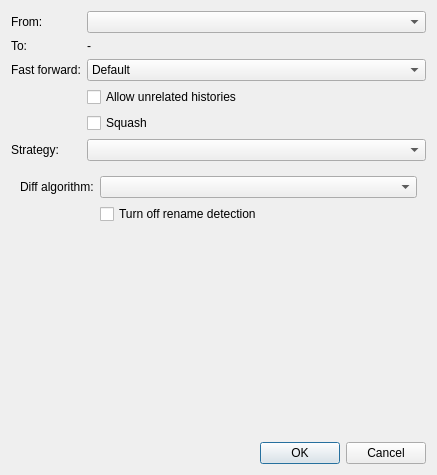
<?xml version="1.0" encoding="UTF-8"?>
<ui version="4.0">
 <class>MergeDialog</class>
 <widget class="QDialog" name="MergeDialog">
  <property name="geometry">
   <rect>
    <x>0</x>
    <y>0</y>
    <width>437</width>
    <height>475</height>
   </rect>
  </property>
  <property name="windowTitle">
   <string>Merge</string>
  </property>
  <layout class="QVBoxLayout" name="verticalLayout_2">
   <item>
    <layout class="QFormLayout" name="formLayout">
     <item row="0" column="0">
      <widget class="QLabel" name="label_2">
       <property name="text">
        <string>From:</string>
       </property>
      </widget>
     </item>
     <item row="0" column="1">
      <widget class="QComboBox" name="comboBoxBranchName"/>
     </item>
     <item row="5" column="0">
      <widget class="QLabel" name="label">
       <property name="text">
        <string>Strategy:</string>
       </property>
      </widget>
     </item>
     <item row="5" column="1">
      <widget class="QComboBox" name="comboBoxStrategy">
       <property name="whatsThis">
        <string>&lt;html&gt;&lt;head/&gt;&lt;body&gt;&lt;p&gt;The merge mechanism (git merge and git pull commands) allows the backend merge strategies to be chosen with -s option. Some strategies can also take their own options, which can be passed by giving -X&amp;lt;option&amp;gt; arguments to git merge and/or git pull.&lt;/p&gt;&lt;p&gt;&lt;a href=&quot;https://git-scm.com/docs/merge-strategies&quot;&gt;&lt;span style=&quot; text-decoration: underline; color:#2980b9;&quot;&gt;More information&lt;/span&gt;&lt;/a&gt;&lt;/p&gt;&lt;/body&gt;&lt;/html&gt;</string>
       </property>
      </widget>
     </item>
     <item row="1" column="0">
      <widget class="QLabel" name="label_3">
       <property name="text">
        <string>To:</string>
       </property>
      </widget>
     </item>
     <item row="1" column="1">
      <widget class="QLabel" name="labelToBranchName">
       <property name="text">
        <string>-</string>
       </property>
      </widget>
     </item>
     <item row="2" column="0">
      <widget class="QLabel" name="label_4">
       <property name="text">
        <string>Fast forward:</string>
       </property>
      </widget>
     </item>
     <item row="2" column="1">
      <widget class="QComboBox" name="comboBoxFastForward">
       <property name="whatsThis">
        <string>&lt;html&gt;&lt;head/&gt;&lt;body&gt;&lt;p&gt;Specifies how a merge is handled when the merged-in history is already a descendant of the current history.&lt;/p&gt;&lt;p&gt;&lt;br/&gt;&lt;/p&gt;&lt;p&gt;&lt;a href=&quot;https://git-scm.com/docs/git-merge#Documentation/git-merge.txt---ff&quot;&gt;&lt;span style=&quot; text-decoration: underline; color:#007af4;&quot;&gt;More information&lt;/span&gt;&lt;/a&gt;&lt;/p&gt;&lt;/body&gt;&lt;/html&gt;</string>
       </property>
       <item>
        <property name="text">
         <string>Default</string>
        </property>
       </item>
       <item>
        <property name="text">
         <string>Allow fast forward</string>
        </property>
       </item>
       <item>
        <property name="text">
         <string>Fast forward only</string>
        </property>
       </item>
       <item>
        <property name="text">
         <string>No fast forward</string>
        </property>
       </item>
      </widget>
     </item>
     <item row="3" column="1">
      <widget class="QCheckBox" name="checkBoxAllowUnrelatedHistories">
       <property name="whatsThis">
        <string>&lt;html&gt;&lt;head/&gt;&lt;body&gt;&lt;p&gt;By default, git merge command refuses to merge histories that do not share a common ancestor. This option can be used to override this safety when merging histories of two projects that started their lives independently. As that is a very rare occasion, no configuration variable to enable this by default exists and will not be added.&lt;/p&gt;&lt;p&gt;&lt;br/&gt;&lt;/p&gt;&lt;p&gt;&lt;a href=&quot;https://git-scm.com/docs/git-merge#Documentation/git-merge.txt---allow-unrelated-histories&quot;&gt;&lt;span style=&quot; text-decoration: underline; color:#007af4;&quot;&gt;More information&lt;/span&gt;&lt;/a&gt;&lt;/p&gt;&lt;/body&gt;&lt;/html&gt;</string>
       </property>
       <property name="text">
        <string>Allow unrelated histories</string>
       </property>
       <property name="tristate">
        <bool>true</bool>
       </property>
      </widget>
     </item>
     <item row="4" column="1">
      <widget class="QCheckBox" name="checkBoxSquash">
       <property name="whatsThis">
        <string>&lt;html&gt;&lt;head/&gt;&lt;body&gt;&lt;p&gt;Produce the working tree and index state as if a real merge happened (except for the merge information), but do not actually make a commit, move the HEAD, or record $GIT_DIR/MERGE_HEAD (to cause the next git commit command to create a merge commit). This allows you to create a single commit on top of the current branch whose effect is the same as merging another branch (or more in case of an octopus).&lt;/p&gt;&lt;p&gt;&lt;br/&gt;&lt;/p&gt;&lt;p&gt;&lt;a href=&quot;https://git-scm.com/docs/git-merge#Documentation/git-merge.txt---squash&quot;&gt;&lt;span style=&quot; text-decoration: underline; color:#007af4;&quot;&gt;More information&lt;/span&gt;&lt;/a&gt;&lt;/p&gt;&lt;/body&gt;&lt;/html&gt;</string>
       </property>
       <property name="text">
        <string>Squash</string>
       </property>
       <property name="tristate">
        <bool>true</bool>
       </property>
      </widget>
     </item>
    </layout>
   </item>
   <item>
    <widget class="QStackedWidget" name="stackedWidget">
     <property name="currentIndex">
      <number>2</number>
     </property>
     <widget class="QWidget" name="pageEmpty"/>
     <widget class="QWidget" name="pageStrategyOrt">
      <layout class="QVBoxLayout" name="verticalLayout_3">
       <item>
        <widget class="QRadioButton" name="radioButtonDefault">
         <property name="text">
          <string>Default</string>
         </property>
         <property name="checked">
          <bool>true</bool>
         </property>
        </widget>
       </item>
       <item>
        <widget class="QRadioButton" name="radioButtonOurs">
         <property name="text">
          <string>Ours</string>
         </property>
        </widget>
       </item>
       <item>
        <widget class="QRadioButton" name="radioButtonTheirs">
         <property name="text">
          <string>Theirs</string>
         </property>
        </widget>
       </item>
       <item>
        <widget class="QCheckBox" name="checkBoxIgnoreSpaceChanges">
         <property name="whatsThis">
          <string>&lt;html&gt;&lt;head/&gt;&lt;body&gt;&lt;p&gt;Treats lines with the indicated type of whitespace change as unchanged for the sake of a three-way merge. Whitespace changes mixed with other changes to a line are not ignored. &lt;/p&gt;&lt;p&gt;&lt;br/&gt;&lt;/p&gt;&lt;p&gt;&lt;a href=&quot;https://git-scm.com/docs/git-merge#Documentation/git-merge.txt-ignore-space-change&quot;&gt;&lt;span style=&quot; text-decoration: underline; color:#007af4;&quot;&gt;More information&lt;/span&gt;&lt;/a&gt;&lt;/p&gt;&lt;/body&gt;&lt;/html&gt;</string>
         </property>
         <property name="text">
          <string>Ignore space change</string>
         </property>
        </widget>
       </item>
       <item>
        <widget class="QCheckBox" name="checkBoxIgnoreAllSpace">
         <property name="whatsThis">
          <string>&lt;html&gt;&lt;head/&gt;&lt;body&gt;&lt;p&gt;Treats lines with the indicated type of whitespace change as unchanged for the sake of a three-way merge. Whitespace changes mixed with other changes to a line are not ignored. &lt;/p&gt;&lt;p&gt;&lt;br/&gt;&lt;/p&gt;&lt;p&gt;&lt;a href=&quot;https://git-scm.com/docs/git-merge#Documentation/git-merge.txt-ignore-space-change&quot;&gt;&lt;span style=&quot; text-decoration: underline; color:#007af4;&quot;&gt;More information&lt;/span&gt;&lt;/a&gt;&lt;/p&gt;&lt;/body&gt;&lt;/html&gt;</string>
         </property>
         <property name="text">
          <string>Ignore all space</string>
         </property>
        </widget>
       </item>
       <item>
        <widget class="QCheckBox" name="checkBoxIgnoreSpaceAtEol">
         <property name="whatsThis">
          <string>&lt;html&gt;&lt;head/&gt;&lt;body&gt;&lt;p&gt;Treats lines with the indicated type of whitespace change as unchanged for the sake of a three-way merge. Whitespace changes mixed with other changes to a line are not ignored. &lt;/p&gt;&lt;p&gt;&lt;br/&gt;&lt;/p&gt;&lt;p&gt;&lt;a href=&quot;https://git-scm.com/docs/git-merge#Documentation/git-merge.txt-ignore-space-change&quot;&gt;&lt;span style=&quot; text-decoration: underline; color:#007af4;&quot;&gt;More information&lt;/span&gt;&lt;/a&gt;&lt;/p&gt;&lt;/body&gt;&lt;/html&gt;</string>
         </property>
         <property name="text">
          <string>Ignore space at eol</string>
         </property>
        </widget>
       </item>
       <item>
        <widget class="QCheckBox" name="checkBoxIgnoreCrAtEol">
         <property name="whatsThis">
          <string>&lt;html&gt;&lt;head/&gt;&lt;body&gt;&lt;p&gt;Treats lines with the indicated type of whitespace change as unchanged for the sake of a three-way merge. Whitespace changes mixed with other changes to a line are not ignored. &lt;/p&gt;&lt;p&gt;&lt;br/&gt;&lt;/p&gt;&lt;p&gt;&lt;a href=&quot;https://git-scm.com/docs/git-merge#Documentation/git-merge.txt-ignore-space-change&quot;&gt;&lt;span style=&quot; text-decoration: underline; color:#007af4;&quot;&gt;More information&lt;/span&gt;&lt;/a&gt;&lt;/p&gt;&lt;/body&gt;&lt;/html&gt;</string>
         </property>
         <property name="text">
          <string>Ignore cr at eol</string>
         </property>
        </widget>
       </item>
       <item>
        <widget class="QCheckBox" name="checkBoxRenormalize">
         <property name="whatsThis">
          <string>&lt;html&gt;&lt;head/&gt;&lt;body&gt;&lt;p&gt;This runs a virtual check-out and check-in of all three stages of a file when resolving a three-way merge. This option is meant to be used when merging branches with different clean filters or end-of-line normalization rules.&lt;/p&gt;&lt;p&gt;&lt;br/&gt;&lt;/p&gt;&lt;p&gt;&lt;a href=&quot;https://git-scm.com/docs/git-merge#Documentation/git-merge.txt-renormalize&quot;&gt;&lt;span style=&quot; text-decoration: underline; color:#007af4;&quot;&gt;More information&lt;/span&gt;&lt;/a&gt;&lt;/p&gt;&lt;/body&gt;&lt;/html&gt;</string>
         </property>
         <property name="text">
          <string>Renormalize</string>
         </property>
         <property name="tristate">
          <bool>true</bool>
         </property>
        </widget>
       </item>
      </layout>
     </widget>
     <widget class="QWidget" name="pageStrategyRecursive">
      <layout class="QFormLayout" name="formLayout_2">
       <item row="0" column="0">
        <widget class="QLabel" name="label_5">
         <property name="text">
          <string>Diff algorithm:</string>
         </property>
        </widget>
       </item>
       <item row="0" column="1">
        <widget class="QComboBox" name="comboBoxDiffAlgoritm">
         <property name="whatsThis">
          <string>&lt;html&gt;&lt;head/&gt;&lt;body&gt;&lt;p&gt;Use a different diff algorithm while merging, which can help avoid mismerges that occur due to unimportant matching lines (such as braces from distinct functions).&lt;/p&gt;&lt;p&gt;&lt;br/&gt;&lt;/p&gt;&lt;p&gt;&lt;a href=&quot;https://git-scm.com/docs/git-merge#Documentation/git-merge.txt-diff-algorithmpatienceminimalhistogrammyers&quot;&gt;&lt;span style=&quot; text-decoration: underline; color:#007af4;&quot;&gt;More information&lt;/span&gt;&lt;/a&gt;&lt;/p&gt;&lt;/body&gt;&lt;/html&gt;</string>
         </property>
        </widget>
       </item>
       <item row="1" column="1">
        <widget class="QCheckBox" name="checkBoxNoRenames">
         <property name="text">
          <string>Turn off rename detection</string>
         </property>
         <property name="tristate">
          <bool>true</bool>
         </property>
        </widget>
       </item>
       <item row="2" column="1">
        <spacer name="verticalSpacer_2">
         <property name="orientation">
          <enum>Qt::Vertical</enum>
         </property>
         <property name="sizeHint" stdset="0">
          <size>
           <width>20</width>
           <height>40</height>
          </size>
         </property>
        </spacer>
       </item>
      </layout>
     </widget>
    </widget>
   </item>
   <item>
    <spacer name="verticalSpacer">
     <property name="orientation">
      <enum>Qt::Vertical</enum>
     </property>
     <property name="sizeHint" stdset="0">
      <size>
       <width>20</width>
       <height>40</height>
      </size>
     </property>
    </spacer>
   </item>
   <item>
    <widget class="QDialogButtonBox" name="buttonBox">
     <property name="standardButtons">
      <set>QDialogButtonBox::Cancel|QDialogButtonBox::Ok</set>
     </property>
    </widget>
   </item>
  </layout>
 </widget>
 <tabstops>
  <tabstop>comboBoxBranchName</tabstop>
  <tabstop>comboBoxStrategy</tabstop>
 </tabstops>
 <resources/>
 <connections>
  <connection>
   <sender>buttonBox</sender>
   <signal>rejected()</signal>
   <receiver>MergeDialog</receiver>
   <slot>reject()</slot>
   <hints>
    <hint type="sourcelabel">
     <x>201</x>
     <y>465</y>
    </hint>
    <hint type="destinationlabel">
     <x>227</x>
     <y>333</y>
    </hint>
   </hints>
  </connection>
  <connection>
   <sender>buttonBox</sender>
   <signal>accepted()</signal>
   <receiver>MergeDialog</receiver>
   <slot>accept()</slot>
   <hints>
    <hint type="sourcelabel">
     <x>121</x>
     <y>458</y>
    </hint>
    <hint type="destinationlabel">
     <x>56</x>
     <y>434</y>
    </hint>
   </hints>
  </connection>
 </connections>
</ui>
